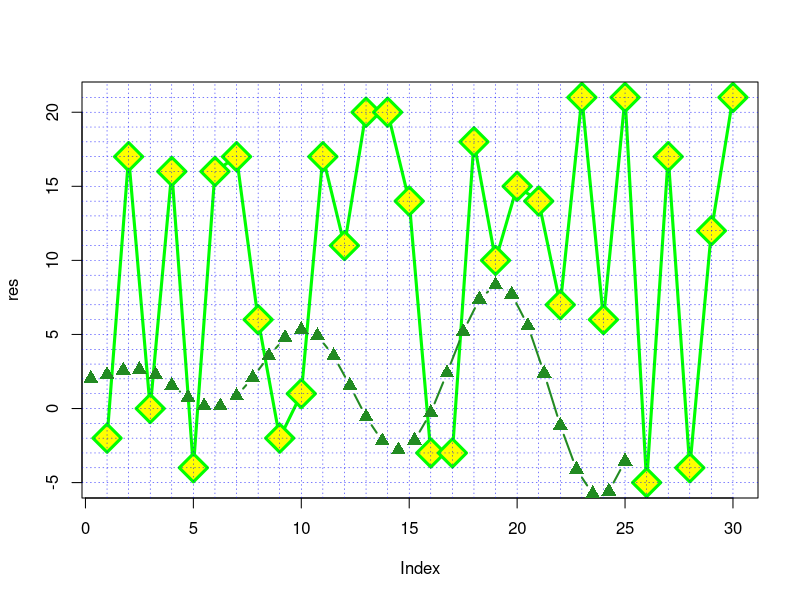

This figure's R source:
options(device="windows")

res<- sample(x= -5:21, size = 30, replace=TRUE)
plot(x=res, fg = "black", col="green", cex=3, pch=23, bg="yellow", type="b", lwd=3)

# рисуем вертикальные линии от 1 до 30 зеленым цветом
# рисуем горизонтальные линии синим цветом
abline(v = seq(1,30,1), h = seq(-5,21,1), col = "blue", lty=3, lwd=0.5)

?plot.default

x2 <- seq(-2,25,length.out = 37)
y2 <- 2+x2/3*sin(x2^0.9)
points(y=y2, x=x2, pch=17, col="forestgreen", type="b", lwd=2, cex=1.5)
?legend